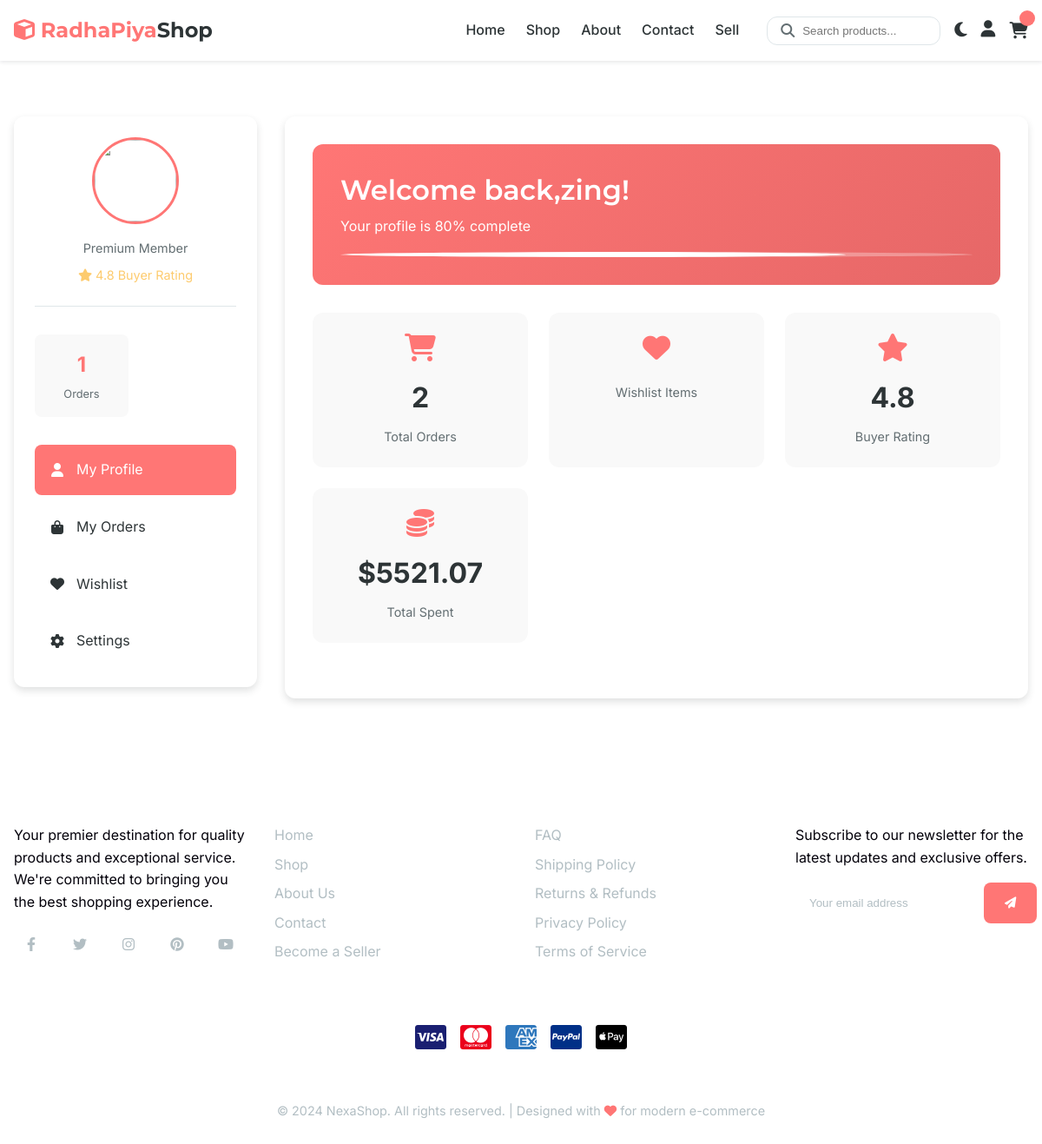
The page /sign/profile/zing (signed in) on the database its author committed.
### e_auth/models.py (models this page shows, shortened)
class Customer(models.Model):
    profile = models.OneToOneField(Profile, on_delete=models.CASCADE, related_name="customer")
    total_spent = models.DecimalField( default=0.00,max_digits=10, decimal_places=2)
    shipping = models.ForeignKey(ShippingOption,null=True, on_delete=models.CASCADE)
    orders = models.IntegerField(default=0)
    wishlists = models.IntegerField(default=0)
    following_sellers = models.ManyToManyField(Vendor,related_name='following', blank=True)

class Profile(models.Model):
    pid = ShortUUIDField(unique=True,length=10,max_length=20,prefix="pro", alphabet="abcdefghij12345")
    user = models.ForeignKey(User,related_name='profile', on_delete=models.CASCADE)
    bio = models.TextField(blank=True,null=True)
    image = CloudinaryField('profile_image',default="static/css/icon.jpeg",null=True,folder="D_commerce/profile")
    cover_image = CloudinaryField('cover_image',blank=True,null=True,folder="D_commerce/profile/cover")
    is_vendor = models.BooleanField(default=False)
    is_customer = models.BooleanField(default=True)
    created_at = models.DateTimeField( auto_now_add=True)
    phonenumber = models.CharField(max_length=100, null=True)

### e_auth/views.py (the view, shortened to what this page needs)
# urls.py: path('profile/<username>',views.user_profie,name='user_profile'),
@login_required(login_url="login")
def user_profie(request,username):
    user = get_object_or_404(User,username=username)
    profile, created = Profile.objects.get_or_create(user=user)
    customer = get_object_or_404(Customer,profile=profile)
    orders = Order.objects.filter(user=request.user).order_by('-created_at')
    shipping = ShippingOption.objects.all()
    address = None
    if Address.objects.filter(profile=profile).exists():
        address = Address.objects.filter(profile=profile)
    context = {
        'customer':customer,
        'orders':orders[:5],
        'shipping_options': shipping,
        "addresses": address,
        "total_orders_count": orders.filter(
            Q(status="PAID")|
            Q(status="Delevired")
        ).count()
    }
    return render(request,'auth/user_profile.html',context)

### templates/auth/user_profile.html (shortened to what this page needs)
{% extends "main/base.html" %}
{% block main %}
    <main class="section">
        <div class="container">
            <div class="user-profile">
                <aside class="profile-sidebar">
                    <div class="profile-header">
                        <div class="profile-avatar">
                            <img src="{{customer.profile.image.url}}" alt="{{coustomer..user.username}}">
                        </div>
                        <div class="profile-info">
                            <p class="profile-membership">Premium Member</p>
                            <div class="profile-rating">
                                <i class="fas fa-star"></i>
                                <span>4.8 Buyer Rating</span>
                            </div>
                        </div>
                    </div>
                    <div class="profile-stats">
                        <div class="profile-stat">
                            <div class="profile-stat-value"> {{total_orders_count}} </div>
                            <div class="profile-stat-label">Orders</div>
                        </div>
                    </div>
                    <nav class="profile-menu">
                        <a href="{% url "user_profile" customer.profile.user.username %}" class="active">
                            <i class="fas fa-user"></i>
                            <span>My Profile</span>
                        </a>
                        <a href="orders.html">
                            <i class="fas fa-shopping-bag"></i>
                            <span>My Orders</span>
                        </a>
                        <a href="wishlist.html">
                            <i class="fas fa-heart"></i>
                            <span>Wishlist</span>
                        </a>
                        <a href="settings.html">
                            <i class="fas fa-cog"></i>
                            <span>Settings</span>
                        </a>
                    </nav>
                </aside>
                <div class="profile-content">
                    <div class="profile-welcome">
                        <h1>Welcome back,{{customer.profile.user.username}}!</h1>
                        <p>Your profile is 80% complete</p>
                        <div class="completion-bar">
                            <div class="completion-fill"></div>
                        </div>
                    </div>
                    <div class="dashboard-cards">
                        <div class="dashboard-card">
                            <i class="fas fa-shopping-cart"></i>
                            <div class="dashboard-card-value"> {{customer.orders}} </div>
                            <div class="dashboard-card-label">Total Orders</div>
                        </div>
                        <div class="dashboard-card">
                            <i class="fas fa-heart"></i>
                            <div class="dashboard-card-label">Wishlist Items</div>
                        </div>
                        <div class="dashboard-card">
                            <i class="fas fa-star"></i>
                            <div class="dashboard-card-value">4.8</div>
                            <div class="dashboard-card-label">Buyer Rating</div>
                        </div>
                        <div class="dashboard-card">
                            <i class="fas fa-coins"></i>
                            <div class="dashboard-card-value"> ${{customer.total_spent}} </div>
                            <div class="dashboard-card-label">Total Spent</div>
                        </div>
                    </div>
                        </div>
                    </div>
                </div>
    </main>
{% endblock main %}

### static/css/styles.css (style rules this page uses)
:root { --primary-dark: #2d3436; --primary-light: #636e72; --accent: #ff7675; --accent-light: #ffaaa9; --accent-dark: #e66767; --light: #ffffff; --light-gray: #f9f9f9; --medium-gray: #dfe6e9; --dark-gray: #b2bec3; --success: #00b894; --warning: #fdcb6e; --danger: #d63031; --info: #0984e3; --font-heading: 'Montserrat', sans-serif; --font-body: 'Inter', sans-serif; --space-xs: 0.25rem; --space-sm: 0.5rem; --space-md: 1rem; --space-lg: 1.5rem; --space-xl: 2rem; --space-xxl: 3rem; --radius-sm: 4px; --radius-md: 8px; --radius-lg: 12px; --radius-xl: 20px; --radius-full: 50%; --shadow-sm: 0 2px 4px rgba(45, 52, 54, 0.1); --shadow-md: 0 4px 8px rgba(45, 52, 54, 0.15); --shadow-lg: 0 8px 16px rgba(45, 52, 54, 0.2); --shadow-glow: 0 0 15px rgba(255, 118, 117, 0.3); --transition-fast: 0.2s ease; --transition-normal: 0.3s ease; --transition-slow: 0.5s ease; --glass-bg: rgba(255, 255, 255, 0.9); --glass-border: rgba(255, 255, 255, 0.2); --glass-shadow: 0 8px 32px rgba(45, 52, 54, 0.1); }
* { margin: 0; padding: 0; box-sizing: border-box; }
html { scroll-behavior: smooth; }
body { font-family: var(--font-body); color: var(--primary-dark); background-color: var(--light); line-height: 1.6; transition: background-color var(--transition-normal); }
h1, h2, h3, h4, h5, h6 { font-family: var(--font-heading); font-weight: 600; line-height: 1.3; margin-bottom: var(--space-md); }
a { text-decoration: none; color: inherit; transition: color var(--transition-fast); }
img { max-width: 100%; height: auto; display: block; }
.container { width: 100%; max-width: 1200px; margin: 0 auto; padding: 0 var(--space-md); }
.section { padding: var(--space-xl) 0; }

### rows shown on the page
Customer: profile.user.username "zing", orders "2", total_spent "5521.07"

### other values the page prints
{{ total_orders_count }} "1"
